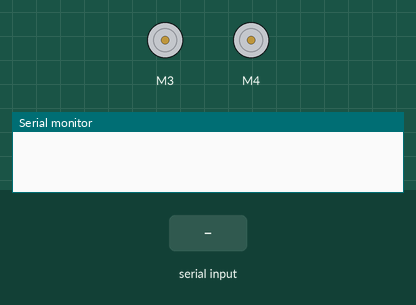
Recording of a sketch running on a simulated Arduino Uno, built with avr-gcc and run on an emulated ATmega328P. Parts: 2 × DC motor (green arrow = forward, orange = backward, longer = faster), the last lines printed to the serial monitor. The inputs (shaded band) are chosen by the test bench.

Above: at 1.2 s.
1.3 s: "F" received over Serial
At 2.5 s:
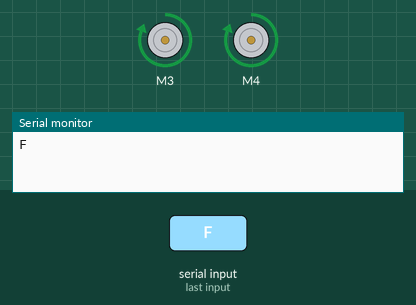
2.8 s: "B" received over Serial
At 3.6 s:
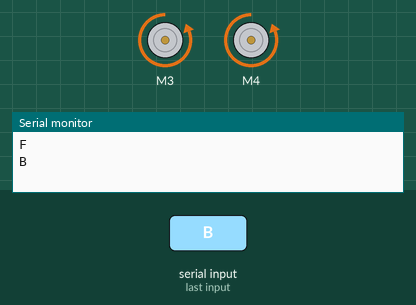
4.3 s: "L" received over Serial
At 4.7 s:
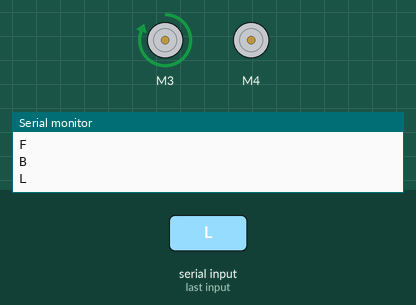
5.8 s: "R" received over Serial
At 7.0 s:
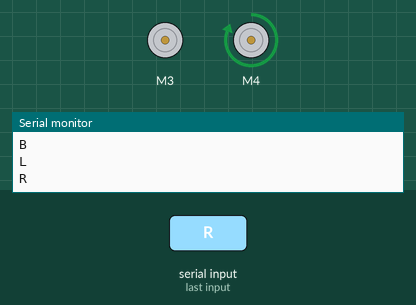
7.3 s: "S" received over Serial
At 8.2 s:
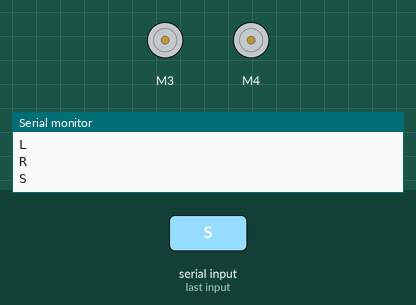
Timing chart, 0 to 9.8 s (numbered marks = the images above; inputs shaded):
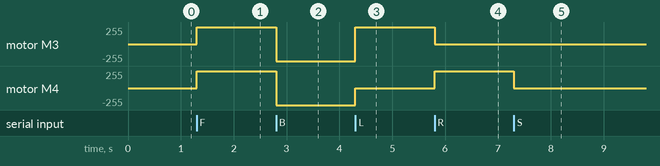

The sketch:

BT_CAR_UPDATED.ino
```cpp
//Arduino Bluetooth Controlled Car//
//// Before uploading the code you have to install the necessary library//
//AFMotor Library https://learn.adafruit.com/adafruit-motor-shield/library-install //

#include <AFMotor.h>

//initial motors pin
// AF_DCMotor motor1(1);
// AF_DCMotor motor2(2);
AF_DCMotor motor3(3);
AF_DCMotor motor4(4);

char command;

void setup()
{
  Serial.begin(9600);  //Set the baud rate to your Bluetooth module.
}

void loop()
{
  if(Serial.available() > 0)
  {
    command = Serial.read();
    Serial.println(command);
    Stop(); //initialize with motors stoped
    //Change pin mode only if new command is different from previous.
    //Serial.println(command);
    switch(command)
    {
    case 'F':
      forward();
      break;
    case 'B':
       back();
      break;
    case 'L':
      left();
      break;
    case 'R':
      right();
      break;
    case 'S':
      Stop();
      break;

    }
  }
}

void forward()
{
  // motor1.setSpeed(255); //Define maximum velocity
  // motor1.run(FORWARD); //rotate the motor clockwise
  // motor2.setSpeed(255); //Define maximum velocity
  // motor2.run(FORWARD); //rotate the motor clockwise
  motor3.setSpeed(255);//Define maximum velocity
  motor3.run(FORWARD); //rotate the motor clockwise
  motor4.setSpeed(255);//Define maximum velocity
  motor4.run(FORWARD); //rotate the motor clockwise
}

void back()
{
  //motor1.setSpeed(255); //Define maximum velocity
  //motor1.run(BACKWARD); //rotate the motor anti-clockwise
  //motor2.setSpeed(255); //Define maximum velocity
  //motor2.run(BACKWARD); //rotate the motor anti-clockwise
  motor3.setSpeed(255); //Define maximum velocity
  motor3.run(BACKWARD); //rotate the motor anti-clockwise
  motor4.setSpeed(255); //Define maximum velocity
  motor4.run(BACKWARD); //rotate the motor anti-clockwise
}

void left()
{
  //motor1.setSpeed(255); //Define maximum velocity
 // motor1.run(BACKWARD); //rotate the motor anti-clockwise
  //motor2.setSpeed(255); //Define maximum velocity
  //motor2.run(BACKWARD); //rotate the motor anti-clockwise
  motor3.setSpeed(255); //Define maximum velocity
  motor3.run(FORWARD);  //rotate the motor clockwise
  motor4.setSpeed(0); //Define maximum velocity
  motor4.run(RELEASE);  //rotate the motor clockwise
}

void right()
{
  //motor1.setSpeed(255); //Define maximum velocity
  //motor1.run(FORWARD); //rotate the motor clockwise
  //motor2.setSpeed(255); //Define maximum velocity
  //motor2.run(FORWARD); //rotate the motor clockwise
  motor3.setSpeed(0); //Define maximum velocity
  motor3.run(RELEASE); //rotate the motor anti-clockwise
  motor4.setSpeed(255); //Define maximum velocity
  motor4.run(FORWARD); //rotate the motor anti-clockwise
}

void Stop()
{
  //motor1.setSpeed(0); //Define minimum velocity
  //motor1.run(RELEASE); //stop the motor when release the button
  //motor2.setSpeed(0); //Define minimum velocity
  //motor2.run(RELEASE); //rotate the motor clockwise
  motor3.setSpeed(0); //Define minimum velocity
  motor3.run(RELEASE); //stop the motor when release the button
  motor4.setSpeed(0); //Define minimum velocity
  motor4.run(RELEASE); //stop the motor when release the button
}
```

Measured:
- after the input at 1.3 s, motor M3, motor M4: stopped → forward 255/255 at once
- after the input at 2.8 s, motor M3, motor M4: forward 255/255 → backward 255/255 at once
- after the input at 4.3 s, motor M3: backward 255/255 → forward 255/255 at once; motor M4: backward 255/255 → stopped at once
- after the input at 5.8 s, motor M3: forward 255/255 → stopped at once; motor M4: stopped → forward 255/255 at once
- after the input at 7.3 s, motor M4: forward 255/255 → stopped at once
